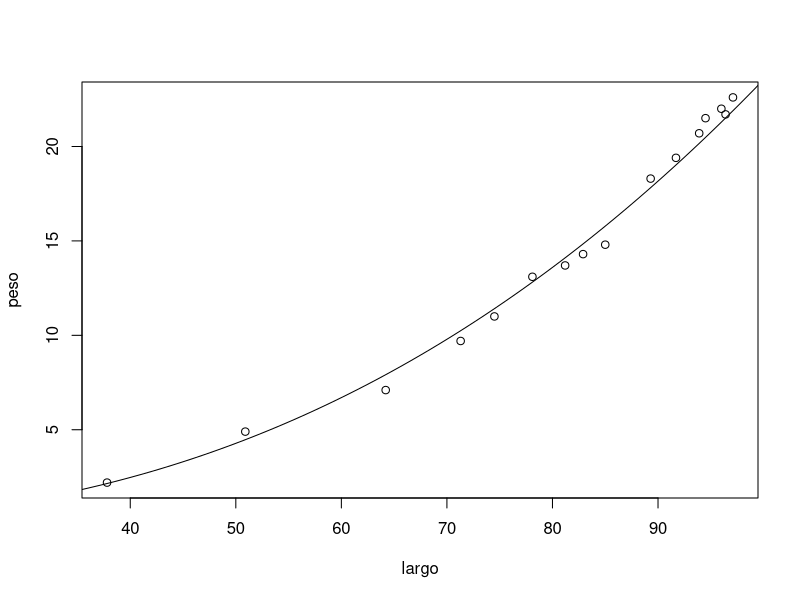
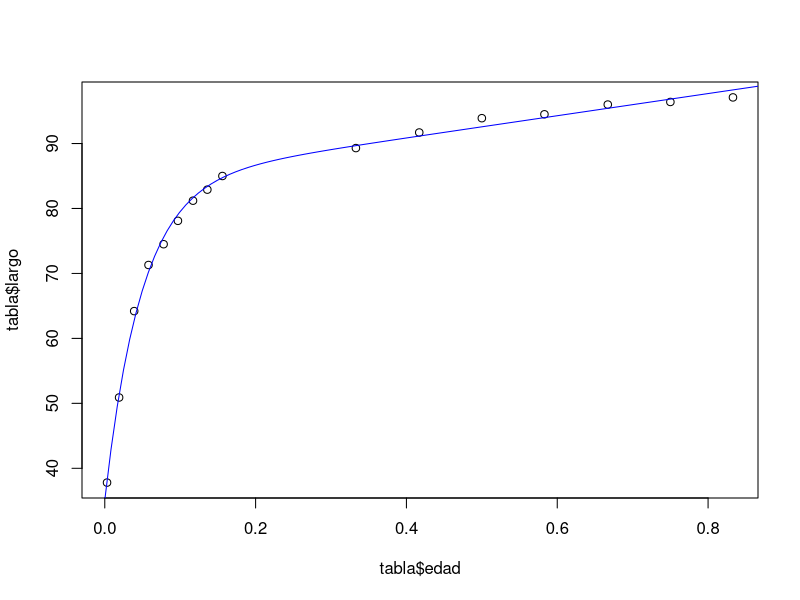
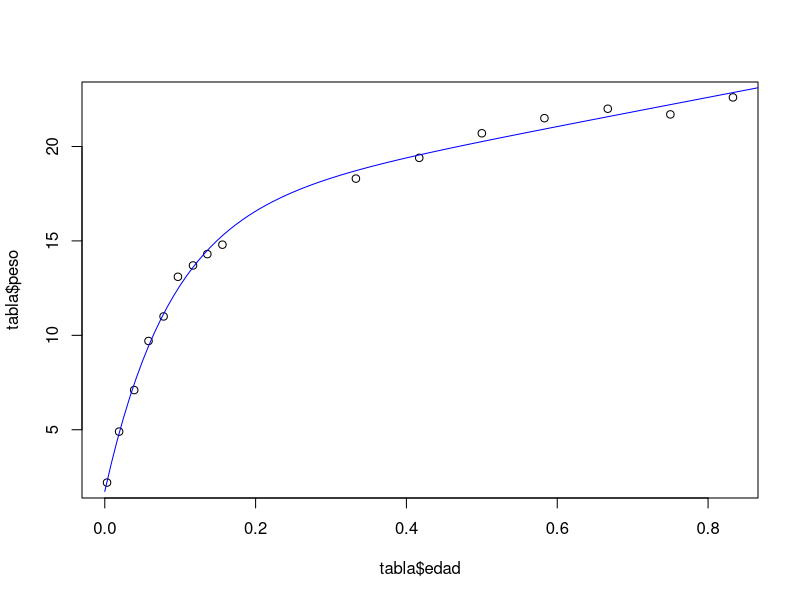
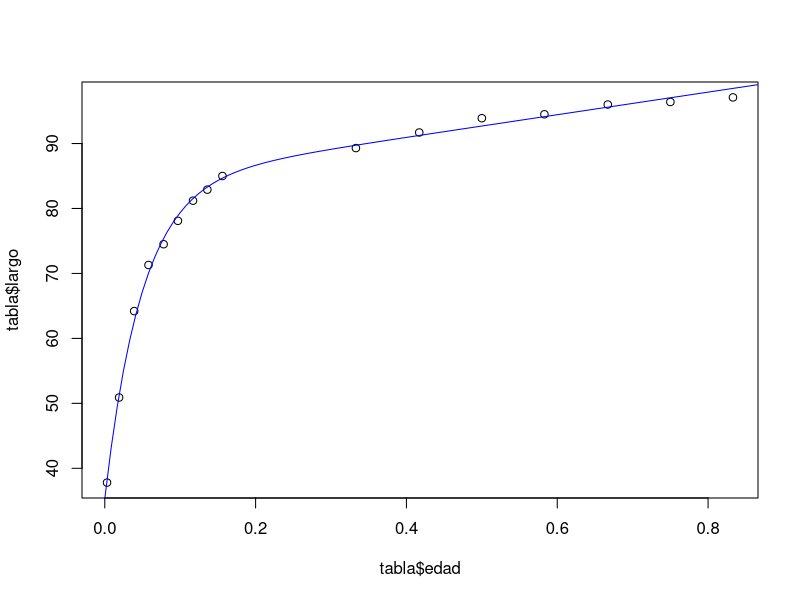
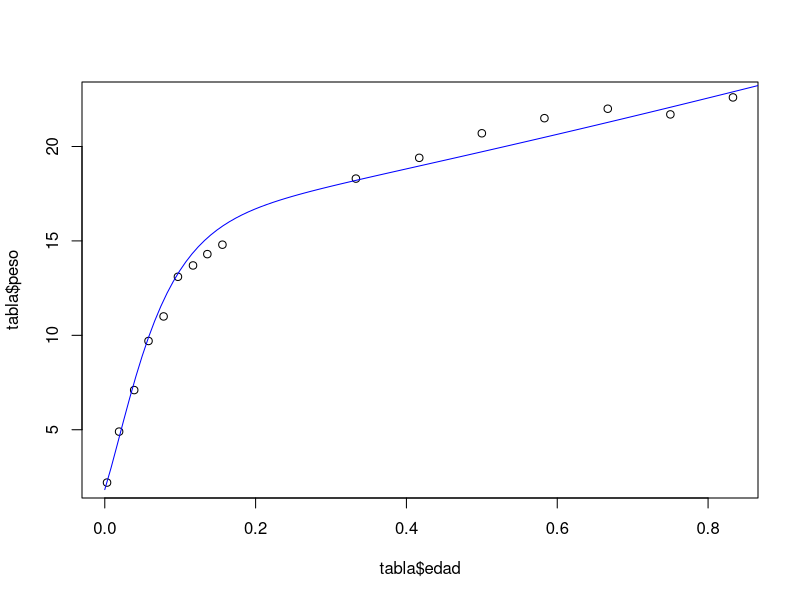

Write R code to recreate these figures, in order.
# setwd("~/Documents/Ire/allometric growth/datos bioterio")
setwd("~/Documentos/Ire/growth model/datos bioterio")

tabla <- read.delim("tabla paper.txt", header = T, dec = ',') # Datos de Gomez de Villafañe

# Ajuste exploratorio peso vs. largo
with(tabla, plot(x = largo, y = peso))
allo.sz.wg <- lm(log(peso) ~ log(largo), data = tabla)
summary(allo.sz.wg)
x.plt = seq(30, 100, 1)
y.plt = exp(allo.sz.wg$coefficients[1] + allo.sz.wg$coefficients[2] * log(x.plt))
lines(x.plt,y.plt)

# modelo generico exp + lin
gr.model <- function(edad, par)
{
  gr.0 <- par[1]
  gr.1 <- par[2]
  r0 <- par[3]
  r1 <- par[4]
  lin.growth <- gr.0 + r0 * edad
  exp.growth <- gr.1 * (1 - exp(- r1 * edad))
  return(lin.growth + exp.growth)
}

# Ajuste exploratorio del largo(edad)
sz.chi2 <- function(par)
{
  return(sum(with(tabla, largo - gr.model(edad, par))^2))
}

sz.fit <- optim(c(35, 65, 0.0, 6.6), sz.chi2)

plt.t <- seq(0,1,1/121)
plt.s <- gr.model(plt.t, sz.fit$par)
plot(x = tabla$edad, y = tabla$largo)
lines(plt.t, plt.s, col = 'blue')

# Ajuste exploratorio del peso(edad)
wg.chi2 <- function(par)
{
  return(sum(with(tabla, peso - gr.model(edad, par))^2))
}
wg.fit <- optim(c(2, 20, 0.0, 6.6), wg.chi2)

plt.t <- seq(0,1,1/121)
plt.w <- gr.model(plt.t, wg.fit$par)
plot(x = tabla$edad, y = tabla$peso)
lines(plt.t, plt.w, col = 'blue')

sz.fit$par
# 35.09973 48.94434 17.06019 20.62321
wg.fit$par
# 1.730990 14.735766  7.671033 11.674711

# Ajuste exploratorio del largo y peso vs edad
szwg.chi2 <- function(par)
{
  largo.fit <- with(tabla, gr.model(edad, par[1:4]))
  peso.fit  <- exp(par[5] + par[6] * log(largo.fit))
  return(sum(with(tabla, (largo - largo.fit)^2 + (peso - peso.fit)^2)))
}

sz.fit2 <- optim(c(sz.fit$par, allo.sz.wg$coefficients), szwg.chi2, hessian = T)

plt.t <- seq(0,1,1/121)
plt.s <- gr.model(plt.t, sz.fit2$par[1:4])
plt.w <- exp(sz.fit2$par[5] + sz.fit2$par[6] * log(plt.s))
plot(x = tabla$edad, y = tabla$largo)
lines(plt.t, plt.s, col = 'blue')
plot(x = tabla$edad, y = tabla$peso)
lines(plt.t, plt.w, col = 'blue')

sz.fit2$par
# 35.309846   48.692025   17.388865   20.341996   -8.175008    2.463212
